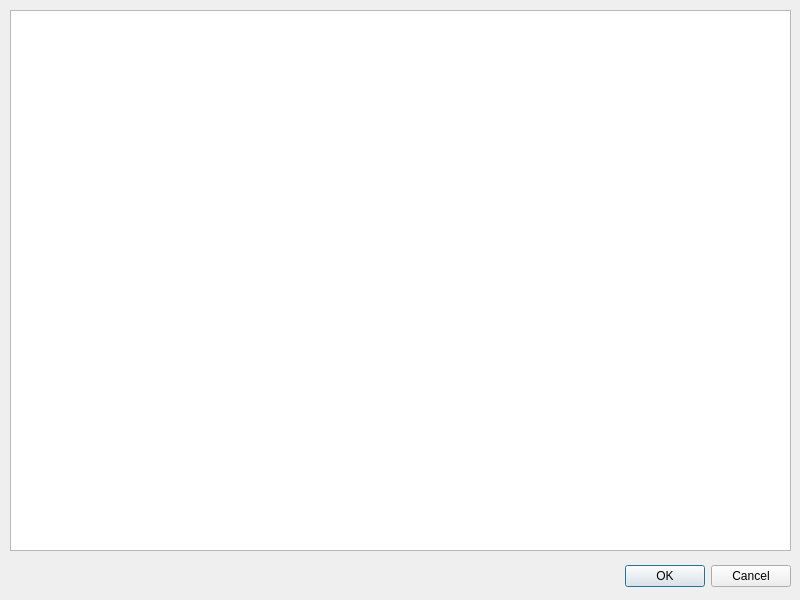
<?xml version="1.0" encoding="UTF-8"?>
<ui version="4.0">
 <class>BingoFileEditor</class>
 <widget class="QDialog" name="BingoFileEditor">
  <property name="geometry">
   <rect>
    <x>0</x>
    <y>0</y>
    <width>800</width>
    <height>600</height>
   </rect>
  </property>
  <property name="minimumSize">
   <size>
    <width>400</width>
    <height>300</height>
   </size>
  </property>
  <property name="windowTitle">
   <string>Dialog</string>
  </property>
  <widget class="QDialogButtonBox" name="buttonBox">
   <property name="geometry">
    <rect>
     <x>450</x>
     <y>560</y>
     <width>341</width>
     <height>32</height>
    </rect>
   </property>
   <property name="orientation">
    <enum>Qt::Horizontal</enum>
   </property>
   <property name="standardButtons">
    <set>QDialogButtonBox::Cancel|QDialogButtonBox::Ok</set>
   </property>
  </widget>
  <widget class="QPlainTextEdit" name="plainTextEdit">
   <property name="geometry">
    <rect>
     <x>10</x>
     <y>10</y>
     <width>781</width>
     <height>541</height>
    </rect>
   </property>
   <property name="font">
    <font>
     <family>Noto Sans Mono</family>
    </font>
   </property>
  </widget>
 </widget>
 <resources/>
 <connections>
  <connection>
   <sender>buttonBox</sender>
   <signal>accepted()</signal>
   <receiver>BingoFileEditor</receiver>
   <slot>accept()</slot>
   <hints>
    <hint type="sourcelabel">
     <x>248</x>
     <y>254</y>
    </hint>
    <hint type="destinationlabel">
     <x>157</x>
     <y>274</y>
    </hint>
   </hints>
  </connection>
  <connection>
   <sender>buttonBox</sender>
   <signal>rejected()</signal>
   <receiver>BingoFileEditor</receiver>
   <slot>reject()</slot>
   <hints>
    <hint type="sourcelabel">
     <x>316</x>
     <y>260</y>
    </hint>
    <hint type="destinationlabel">
     <x>286</x>
     <y>274</y>
    </hint>
   </hints>
  </connection>
 </connections>
</ui>
